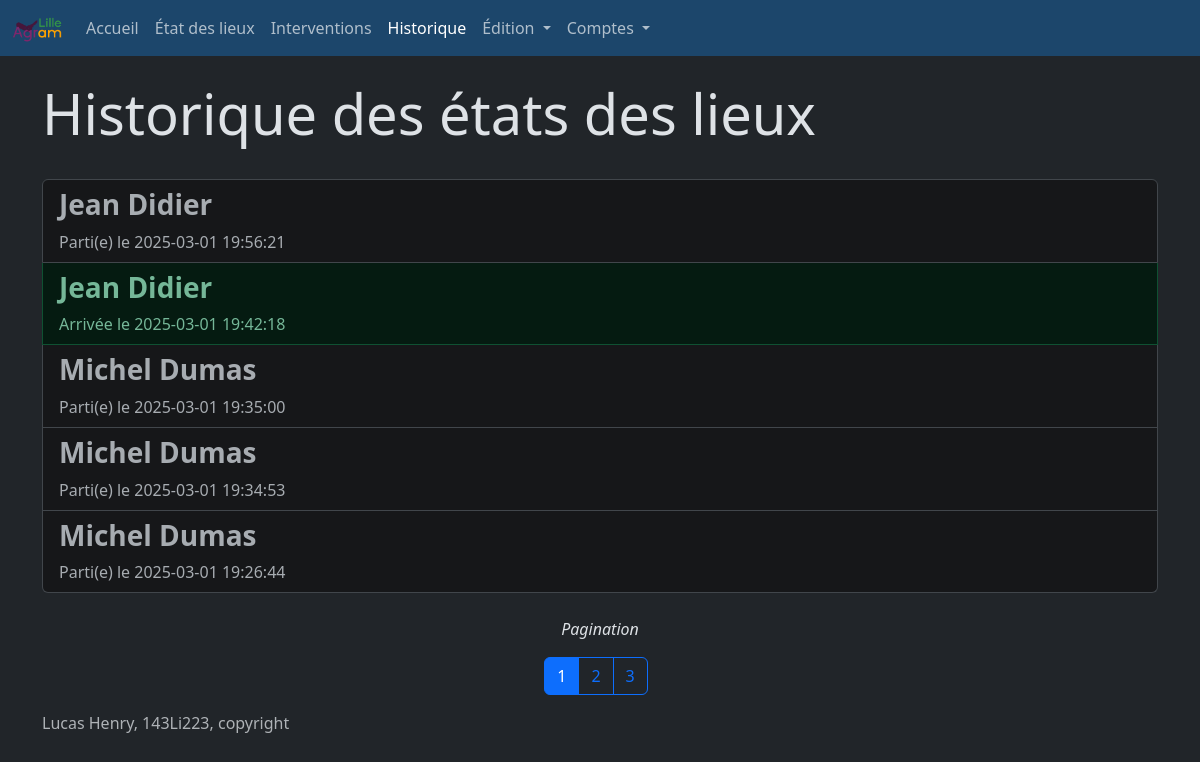
Page /historique (signed in) on the earlier database version.
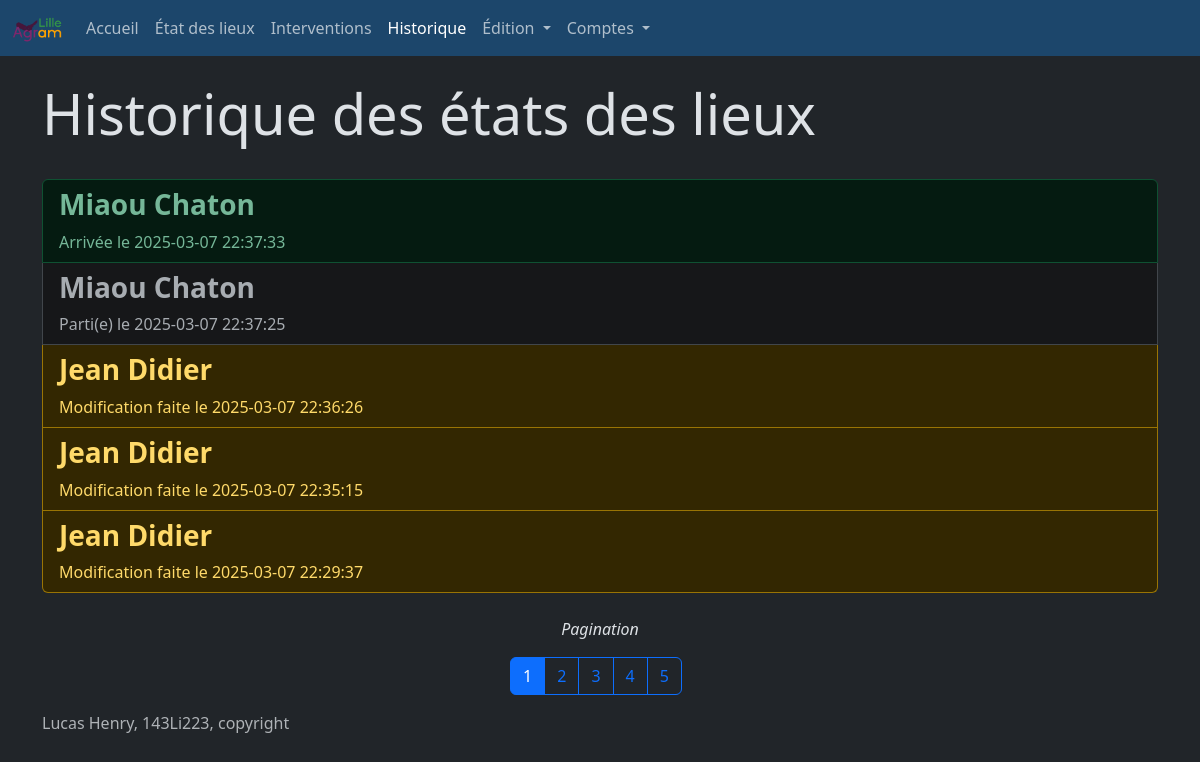
Same page on the later database version.
### website/models.py (models this page shows)
class EDL(db.Model):
    __tablename__ = "edl"
    id = db.Column(db.Integer, primary_key=True)
    supprime = db.Column(db.Boolean)
    id_logement = db.Column(db.Integer, db.ForeignKey('logement.id'))
    effectue_par = db.Column(db.Integer, db.ForeignKey('user.id'))
    occupation = db.Column(db.Boolean)
    date = db.Column(db.String(100))
    nom = db.Column(db.String(100))
    prenom = db.Column(db.String(100))
    mail = db.Column(db.String(200))
    signature = db.Column(db.Text)

### website/blueprints/views.py (the view)
@views.route('historique', methods = ['GET', 'POST'])
@login_required
def historique():
    i_page_pagination = request.args.get('pagination')
    if i_page_pagination is None:
        i_page_pagination = 0
    else:
        i_page_pagination = int(i_page_pagination)
    ListeEDL, ListeBoutton = pagination(sortEDLbyDate(), i_page_pagination, current_user.max_item_par_page)
    return render_template('historique.html', active=activePage(2),  user=current_user, ListeEDL=ListeEDL, convertDateFormat=convertDateFormat, ListeBoutton=ListeBoutton)

### website/__init__.py (called while the page is built)
def create_app():
    app = Flask(__name__)
    secrey_key = uuid.uuid4().hex
    app.config['SECRET_KEY'] = "meow" #secrey_key
    app.config['SQLALCHEMY_DATABASE_URI'] = f'sqlite:///{DB_NAME}'
    db.init_app(app)
    from .blueprints.views import views
    from .blueprints.auth import auth
    from .blueprints.edition import edition
    from .blueprints.edl import edl
    app.register_blueprint(views, url_prefix = '/')
    app.register_blueprint(auth, url_prefix = '/')
    app.register_blueprint(edition, url_prefix = '/')
    app.register_blueprint(edl, url_prefix = '/')
    from .models import User
    with app.app_context():
        db.create_all()
    login_manager = LoginManager()
    login_manager.login_view = 'auth.login'
    login_manager.init_app(app)
    @login_manager.user_loader
    def load_user(id):
        return User.query.get(int(id))
    return app

### website/functions.py (called while the page is built)
def sortEDLbyDate():
    Histo = db.session.query(Historique).order_by(Historique.date).all()
    ListEDL = []
    for edl in Histo:
        edl_select = db.session.query(EDL).filter(EDL.id == edl.id_edl).first()
        ListEDL.append([edl_select, edl.action, datetime.fromtimestamp(int(edl.date))])
    ListEDL.reverse()
    return ListEDL

def activePage(id: int) -> ...:
    len = 14
    active = len * ['']
    active[id] = 'active'
    return active

### website/templates/views/historique.html
{% extends "base.html" %} {%block title %}Page d'accueil{% endblock %}
{% block content %}
<br>
<h1 class="display-4">Historique des états des lieux</h1>
<br>
<form action="/modification_etat_des_lieux" method="post">
    <div class="list-group">
        {% for edl in ListeEDL %}
            {% if edl[1] == 0 %}
                <button class="list-group-item list-group-item-action list-group-item-danger" type="submit" name="id_edl" value="{{edl[0].id}}">
                    <h3><b>{{edl[0].prenom + " " + edl[0].nom}}</b></h3>
                    Suppression faite le {{edl[2]}}
                </button>
            {% elif edl[1] == 1 %}
                <button class="list-group-item list-group-item-action list-group-item-warning" type="submit" name="id_edl" value="{{edl[0].id}}">
                    <h3><b>{{edl[0].prenom + " " + edl[0].nom}}</b></h3>
                    Modification faite le {{edl[2]}}
                </button>
            {% elif edl[1] == 2 %}
                <button class="list-group-item list-group-item-action list-group-item-success" type="submit" name="id_edl" value="{{edl[0].id}}">
                    <h3><b>{{edl[0].prenom + " " + edl[0].nom}}</b></h3>
                    Arrivée le {{edl[2]}}
                </button>
            {% elif edl[1] == 3 %}
                <button class="list-group-item list-group-item-action list-group-item-secondary" type="submit" name="id_edl" value="{{edl[0].id}}">
                    <h3><b>{{edl[0].prenom + " " + edl[0].nom}}</b></h3>
                    Parti(e) le {{edl[2]}}
                </button>
            {% endif %}
        {% endfor %}
    </div>
</form>
{% include "pagination.html" %}
{% endblock %}

### website/templates/base.html (shortened to what this page needs)
<!DOCTYPE html>
<html lang="fr" data-bs-theme="{{user.mode}}">
    <head>
        <link href="https://cdn.jsdelivr.net/npm/bootstrap@5.3.3/dist/css/bootstrap.min.css" rel="stylesheet">
        <link href="{{ url_for('static', filename='css/sign.css')}}" rel="stylesheet">
    </head>
    <body>
        {% if user.is_authenticated %}
        <nav class="navbar navbar-expand-lg fixed-top" style="background-color: {{user.accent_color}}">
        {% else %}
        <nav class="navbar navbar-expand-lg fixed-top" style="background-color: #bdbde2">
        {% endif %}
            <div class="container-fluid">
                <a class="navbar-brand" href="#"><img style="max-height: 50px; max-width: 50px;" src="{{ url_for('static', filename='media/agraml.png') }}"></a>
                <div class="collapse navbar-collapse" id="navbarNavDropdown">
                    <ul class="navbar-nav">
                        <li class="nav-item">
                            <a class="nav-link {{active[0]}}" aria-current="page" href="/accueil">Accueil</a>
                        </li>
                        {% if user.is_authenticated %}
                        <li class="nav-item">
                            <a class="nav-link {{active[1]}}" href="/etat_des_lieux">État des lieux</a>
                        </li>
                        <li class="nav-item">
                            <a class="nav-link {{active[13]}}" href="/interventions">Interventions</a>
                        </li>
                        <li class="nav-item">
                            <a class="nav-link {{active[2]}}" href="/historique">Historique</a>
                        </li>
                        <li class="nav-item dropdown">
                            <a class="nav-link dropdown-toggle {{active[3]+active[4]+active[5]+active[6]+active[7]}}" href="#" role="button" data-bs-toggle="dropdown" aria-expanded="false">
                                Édition
                            </a>
                        </li>
                        <li class="nav-item dropdown">
                            <a class="nav-link dropdown-toggle {{active[8]+active[9]+active[10]}}" href="#" role="button" data-bs-toggle="dropdown" aria-expanded="false">
                                Comptes
                            </a>
                        </li>
                        {% endif %}
                    </ul>
                </div>
            </div>
        </nav>
        <div class="container">
          {%block content %}
          {% endblock %}
        </div>
        <footer class="footer mt-auto py-3">
            <div class="container">
              <span class="text-muted">Lucas Henry, 143Li223, copyright</span>
            </div>
        </footer>
    </body>
</html>

### website/templates/pagination.html (shortened to what this page needs)
<br>
{% if ListeBoutton %}
    <form method="get">
        <div class="container text-center">
            <p><em>Pagination</p></em>
            <div class="btn-group me-2" role="group" aria-label="First group">
                {% for Bouton in ListeBoutton %}
                    {% if Bouton.active %}
                        <button type="submit" name="pagination" value="{{Bouton.id_page}}" class="btn btn-primary">{{Bouton.identifiant}}</button>
                    {% elif Bouton.identifiant == '...' %}
                        <button class="btn btn-outline-secondary" disabled>{{Bouton.identifiant}}</button>
                    {% else %}
                        <button type="submit" name="pagination" value="{{Bouton.id_page}}" class="btn btn-outline-primary">{{Bouton.identifiant}}</button>
                    {% endif %}
                {% endfor %}
            </div>
        </div>
    </form>
{% endif %}

### website/templates/base.html (style rules this page uses)
body { padding-top: 56px; }

Differences in the rows shown:
no longer on this page (row edited): EDL: {{ edl[0].id }} 12 (drawn), prenom+nom "Jean Didier", edl "2025-03-01 19:56:21"
no longer on this page (row unchanged): EDL: {{ edl[0].id }} 11 (drawn), prenom+nom "Jean Didier", edl "2025-03-01 19:42:18"
no longer on this page (row unchanged): EDL: {{ edl[0].id }} 10 (drawn), prenom+nom "Michel Dumas", edl "2025-03-01 19:35:00"
no longer on this page (row unchanged): EDL: {{ edl[0].id }} 9 (drawn), prenom+nom "Michel Dumas", edl "2025-03-01 19:34:53"
no longer on this page (row unchanged): EDL: {{ edl[0].id }} 8 (drawn), prenom+nom "Michel Dumas", edl "2025-03-01 19:26:44"
added EDL: {{ edl[0].id }} 19 (drawn), prenom+nom "Miaou Chaton", edl "2025-03-07 22:37:33"
added EDL: {{ edl[0].id }} 18 (drawn), prenom+nom "Miaou Chaton", edl "2025-03-07 22:37:25"
added EDL: {{ edl[0].id }} 14 (drawn), prenom+nom "Jean Didier", edl "2025-03-07 22:36:26", edl "2025-03-07 22:35:15", edl "2025-03-07 22:29:37"
Other differences:
new list line: "4"
new list line: "5"
